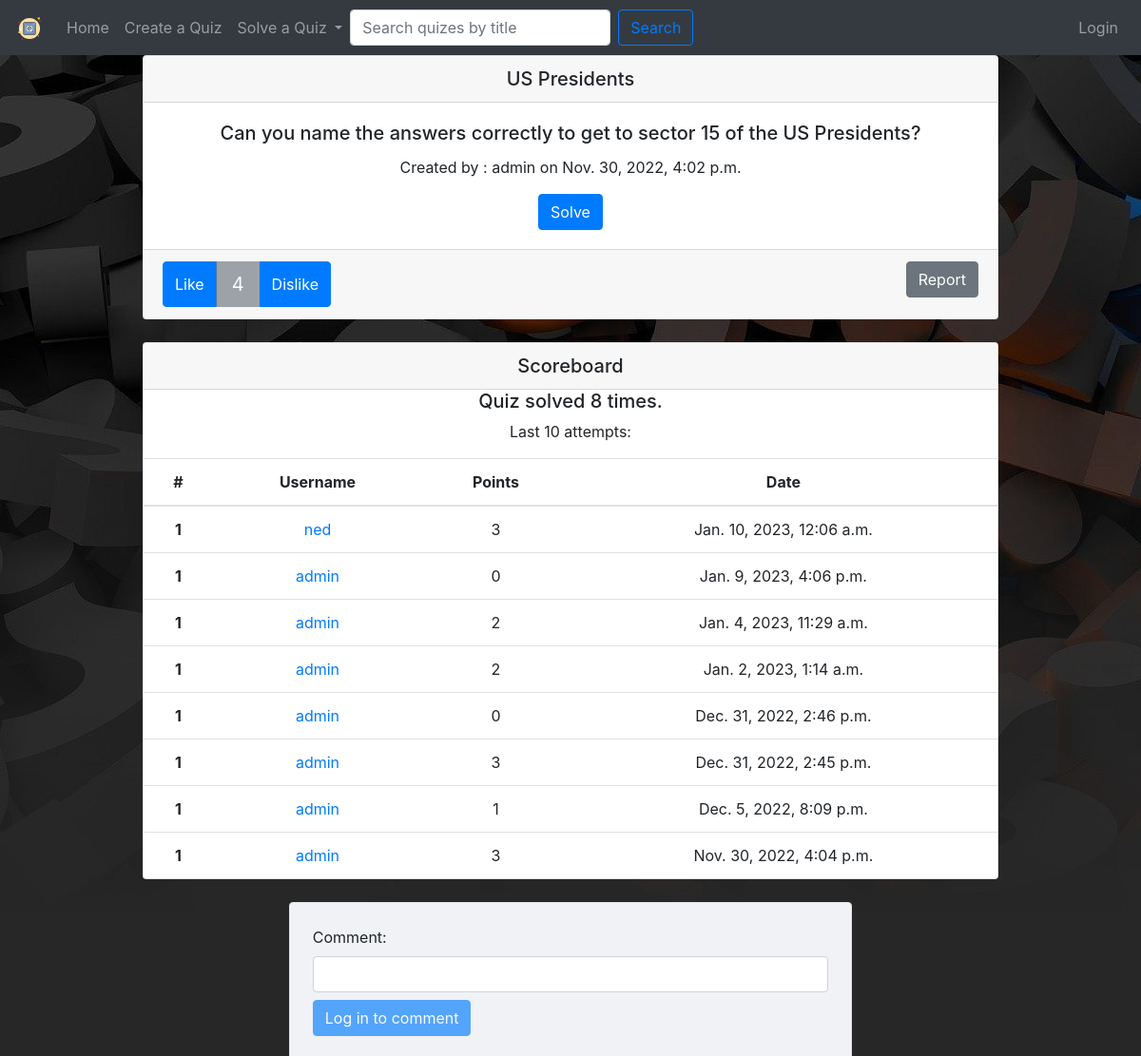
The app's page /quiz/127/ (upper part), older data.
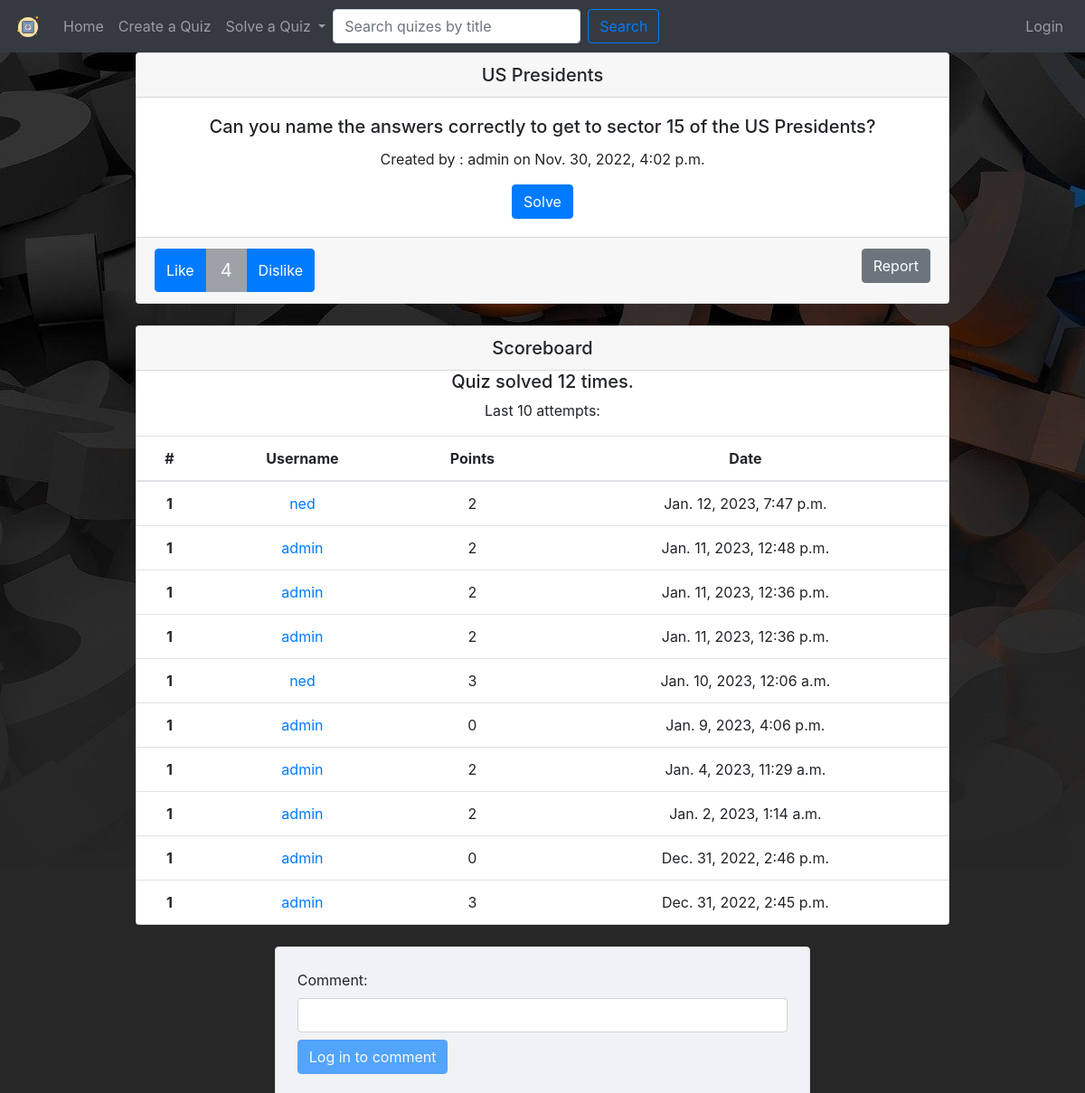
The same page, newer data.
### quiz/models.py (models this page shows, shortened)
class UserQuizPoints(models.Model):
    user = models.ForeignKey(settings.AUTH_USER_MODEL, on_delete=models.CASCADE)
    quiz = models.ForeignKey(Quiz, on_delete=models.CASCADE)
    points = models.IntegerField()
    date = models.DateTimeField(auto_now_add=True)
    class Meta:
        verbose_name_plural = "User quiz points"

### quiz/views.py (the view, shortened to what this page needs)
# urls.py: path('quiz/<str:pk>/', views.quizPage, name='quiz'),
def quizPage(request,pk):
	quiz = Quiz.objects.get(id=pk)
	name = quiz.title
	users = UserQuizPoints.objects.filter(quiz__title=name).order_by('-date')[:10]
	solvedby = UserQuizPoints.objects.filter(quiz=pk).count()
	comments = QuizComments.objects.filter(quiz=pk).order_by('-created')
	for comment in comments:
		data = Profile.objects.get(user=comment.user)
		comment.avatar = data.avatar
	paginator = Paginator(comments, 5)
	page_number = request.GET.get('page')
	page_comments = paginator.get_page(page_number)
	context = {'quiz': quiz, 'users': users, 'solvedby':solvedby, 'commentform':CommentForm, 'page_comments':page_comments}
	is_ajax = request.headers.get('X-Requested-With') == 'XMLHttpRequest'
	print(request)
	if is_ajax:
		if request.method == 'POST':
			data = json.load(request)
			updated_values = data.get('payload')
			if 'commentid' in updated_values:
				comment = QuizComments.objects.get(id = int(updated_values['commentid']))
				user = comment.user
				report = ReportedComments(reportedby = request.user, user = user,comment = comment, reason = updated_values['reason'])
				report.save()
				return JsonResponse({'status': 'OK'}, status=200)
			else:
				report = ReportedQuiz(reportedbyuser = request.user, user = quiz.created_by, quiz = quiz, reason = updated_values['reason'])
				report.save()
				return JsonResponse({'status': 'OK'}, status=200)
		if request.method == 'GET':
			comments = list(QuizComments.objects.filter(quiz=quiz).values())
			return JsonResponse({'comments': comments, 'quiz':model_to_dict(quiz)})
		if request.method == 'PUT':
			data = json.load(request)
			updated_values = data.get('payload')
			like = updated_values['vote']
			if 'commentid' in updated_values:
				comment = comments.get(id=updated_values['commentid'])
				if not UserCommentRelation.objects.filter(user = request.user, comment = comment).exists():
					if like == 'like':
						comment.rating+=1
						usercomment = UserCommentRelation(user = request.user, comment = comment, like = 1)
						usercomment.save()
						comment.save()
					else:
						comment.rating-=1
						usercomment = UserCommentRelation(user = request.user, comment = comment, like = -1)
						usercomment.save()
						comment.save()
				else:
					currentcomment = UserCommentRelation.objects.get(user = request.user, comment = comment)
					if like == 'like':
						if currentcomment.like == 0:
							comment.rating += 1
							comment.save()
							currentcomment.like += 1
							currentcomment.save()
						elif currentcomment.like == -1:
							comment.rating +=2
							comment.save()
							currentcomment.like = 1
							currentcomment.save()
						else:
							comment.rating -= 1
							comment.save()
							currentcomment.like = 0
							currentcomment.save()
					if like == 'dislike':
						if currentcomment.like == 0:
							comment.rating -= 1
							comment.save()
							currentcomment.like = -1
							currentcomment.save()
						elif currentcomment.like == 1:
							comment.rating -= 2
							comment.save()
							currentcomment.like = -1
							currentcomment.save()
						else:
							comment.rating += 1
							comment.save()
							currentcomment.like = 0
							currentcomment.save()
			else:
				if not UserQuizRelation.objects.filter(user = request.user, quiz = quiz).exists():
					if like == 'like':
						quiz.rating+=1
						userquizrating = UserQuizRelation(user = request.user, quiz = quiz, like = 1)
						userquizrating.save()
						quiz.save()
					else:
						quiz.rating-=1
						userquizrating = UserQuizRelation(user = request.user, quiz = quiz, like = -1)
						userquizrating.save()
						quiz.save()
				else:
					userquizrating = UserQuizRelation.objects.get(user = request.user, quiz = quiz)
					if like == 'like':
						if userquizrating.like == 0:
							quiz.rating += 1
							quiz.save()
							userquizrating.like += 1
							userquizrating.save()
						elif userquizrating.like == -1:
							quiz.rating +=2
							quiz.save()
							userquizrating.like = 1
							userquizrating.save()
						else:
							quiz.rating -= 1
							quiz.save()
							userquizrating.like = 0
							userquizrating.save()
					if like == 'dislike':
						if userquizrating.like == 0:
							quiz.rating -= 1
							quiz.save()
							userquizrating.like = -1
							userquizrating.save()
						elif userquizrating.like == 1:
							quiz.rating -= 2
							quiz.save()
							userquizrating.like = -1
							userquizrating.save()
						else:
							quiz.rating += 1
							quiz.save()
							userquizrating.like = 0
							userquizrating.save()
			return JsonResponse({'status': 'OK'}, status=200)
		return JsonResponse({'status': 'Invalid request'}, status=400)
	else:
		if request.method == 'POST':
			form = CommentForm(request.POST)
			if form.is_valid():
				comment = form.save(commit=False)
				comment.user = request.user
				comment.quiz = quiz
				comment.save()
				return redirect('quiz', pk=quiz.id)
	return render(request, 'quiz/quiz.html', context)

### quiz/templates/quiz/quiz.html (shortened to what this page needs)
{%extends './basetemp.html' %}
{% block content %}
    <div class="card center text-center mb-4">
      <h5 class="card-header">{{quiz.title}}</h5>
      <div class="card-body">
        <h5 class="card-title">{{quiz.description}}</h5>
        <p class="card-text">Created by : {{quiz.created_by}} on {{quiz.created}}</p>
        <a href="{% url 'solvequiz' quiz.id%}" class="btn btn-primary">Solve</a>
      </div>
        <div class="card-footer">
          <div class="btn-group" role="group" aria-label="Basic example" style="float: left;">
            <button type="button" class="btn btn-primary" id="like-{{quiz.id}}" onclick="quizvoting('{{quiz.id}}', 'like')">Like</button>
            <button type="button" class="btn btn-secondary btn-lg" id="quizrating" disabled>{{quiz.rating}}</button>
            <button type="button" class="btn btn-primary" id="dislike-{{quiz.id}}" onclick="quizvoting('{{quiz.id}}', 'dislike')">Dislike</button>
          </div>
          <button type="button" style="float: right;"class="btn btn-secondary" data-toggle="modal" data-target="#quizmodal">Report</button>
        </div>
    </div>
    <div class="card text-center center mb-4">
      <h5 class="card-header">Scoreboard</h5>
      <h5>Quiz solved {{solvedby}} times.</h5>
      <p>Last 10 attempts:</p>
      <div class="table-responsive-sm">
        <table class="table mb-0 bg-white table-hover">
          <thead>
            <tr>
              <th scope="col">#</th>
              <th scope="col">Username</th>
              <th scope="col">Points</th>
              <th scope="col">Date</th>
            </tr>
          </thead>
          <tbody>
            {% if users %}
              {% for user in users %}
                <tr>
                  <th scope="row">1</th>
                  <td><a href="{% url 'profile' user.user.username %}">{{user.user}}</a></td>
                  <td>{{user.points}}</td>
                  <td>{{user.date}}</td>
                </tr>
              {% endfor %}
            {% endif %}
          </tbody>
        </table>
      </div>
    </div>
    <div class="row d-flex justify-content-center bottom" style="margin-right: 0px;">
      <div class="col-md-8 col-lg-6 pr-0" >
        <div class="card shadow-0 border" style="background-color: #f0f2f5;">
          <div class="card-body p-4">
            <div class="form-outline mb-4">
              <form action="" method="POST">
                {{commentform}}
                {% if user.is_authenticated %}
                  <input type="submit" class="btn btn-primary mt-2" name="Submit" value="Post" />
                {% else %}
                  <input type="submit" class="btn btn-primary mt-2" name="Submit" value="Log in to comment" disabled />
                {% endif %}
              </form>
            </div>
          </div>
        </div>
      </div>
    </div>
{% endblock %}

Row changes from the older to the newer data that the page shows:
no longer on this page (row unchanged): UserQuizPoints: user "admin", points "1", date "Dec. 5, 2022, 8:09 p.m."
no longer on this page (row unchanged): UserQuizPoints: user "admin", points "3", date "Nov. 30, 2022, 4:04 p.m."
added UserQuizPoints: user "ned", points "2", date "Jan. 12, 2023, 7:47 p.m."
added UserQuizPoints: user "admin", points "2", date "Jan. 11, 2023, 12:48 p.m."
added UserQuizPoints: user "admin", points "2", date "Jan. 11, 2023, 12:36 p.m."
added UserQuizPoints: user "admin", points "2", date "Jan. 11, 2023, 12:36 p.m."
Text that changed along with them:
{{ solvedby }}: "8" → "12"
